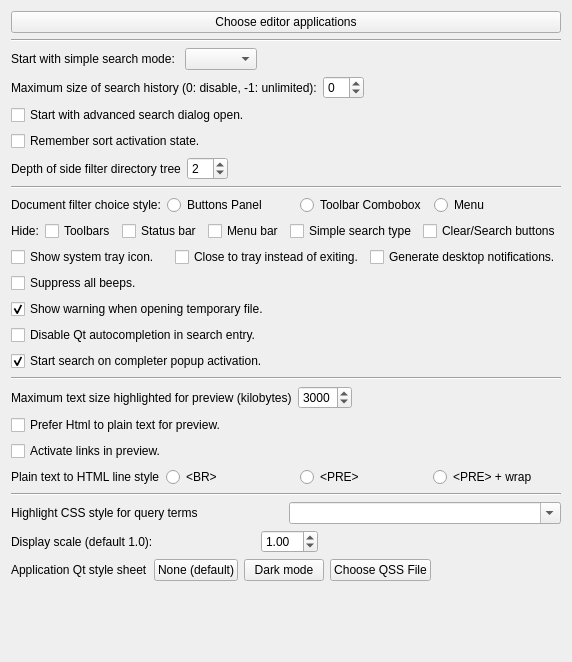
     <widget class="QWidget" name="tab_ui">
      <attribute name="title">
       <string>User interface</string>
      </attribute>
      <layout class="QVBoxLayout">
       <item>
        <widget class="QPushButton" name="viewActionPB">
         <property name="text">
          <string>Choose editor applications</string>
         </property>
        </widget>
       </item>
       <item>
        <widget class="Line" name="line1">
         <property name="orientation">
          <enum>Qt::Horizontal</enum>
         </property>
        </widget>
       </item>
       <item>
        <layout class="QHBoxLayout">
         <item>
          <widget class="QLabel" name="textLabelSST">
           <property name="text">
            <string>Start with simple search mode: </string>
           </property>
           <property name="wordWrap">
            <bool>false</bool>
           </property>
          </widget>
         </item>
         <item>
          <widget class="QComboBox" name="ssearchTypCMB"/>
         </item>
         <item>
          <spacer name="horizontalSpacer_12">
           <property name="orientation">
            <enum>Qt::Horizontal</enum>
           </property>
           <property name="sizeHint" stdset="0">
            <size>
             <width>40</width>
             <height>20</height>
            </size>
           </property>
          </spacer>
         </item>
        </layout>
       </item>
       <item>
        <layout class="QHBoxLayout" stretch="0,0,1">
         <item>
          <widget class="QLabel" name="hsLBL">
           <property name="sizePolicy">
            <sizepolicy hsizetype="Preferred" vsizetype="Preferred">
             <horstretch>1</horstretch>
             <verstretch>0</verstretch>
            </sizepolicy>
           </property>
           <property name="toolTip">
            <string>Limit the size of the search history. Use 0 to disable, -1 for unlimited.</string>
           </property>
           <property name="text">
            <string>Maximum size of search history (0: disable, -1: unlimited):</string>
           </property>
           <property name="wordWrap">
            <bool>false</bool>
           </property>
          </widget>
         </item>
         <item>
          <widget class="QSpinBox" name="maxHistSizeSB">
           <property name="minimum">
            <number>-1</number>
           </property>
           <property name="value">
            <number>0</number>
           </property>
          </widget>
         </item>
         <item>
          <spacer name="horizontalSpacer_5">
           <property name="orientation">
            <enum>Qt::Horizontal</enum>
           </property>
           <property name="sizeHint" stdset="0">
            <size>
             <width>40</width>
             <height>20</height>
            </size>
           </property>
          </spacer>
         </item>
        </layout>
       </item>
       <item>
        <widget class="QCheckBox" name="initStartAdvCB">
         <property name="text">
          <string>Start with advanced search dialog open.</string>
         </property>
         <property name="checked">
          <bool>false</bool>
         </property>
        </widget>
       </item>
       <item>
        <widget class="QCheckBox" name="keepSortCB">
         <property name="text">
          <string>Remember sort activation state.</string>
         </property>
         <property name="checked">
          <bool>false</bool>
         </property>
        </widget>
       </item>
       <item>
        <layout class="QHBoxLayout" stretch="0,0,2">
         <item>
          <widget class="QLabel" name="textLabel20">
           <property name="sizePolicy">
            <sizepolicy hsizetype="Preferred" vsizetype="Preferred">
             <horstretch>1</horstretch>
             <verstretch>0</verstretch>
            </sizepolicy>
           </property>
           <property name="text">
            <string>Depth of side filter directory tree</string>
           </property>
           <property name="wordWrap">
            <bool>false</bool>
           </property>
          </widget>
         </item>
         <item>
          <widget class="QSpinBox" name="idxTreeDepthSB">
           <property name="minimum">
            <number>0</number>
           </property>
           <property name="maximum">
            <number>99</number>
           </property>
           <property name="value">
            <number>2</number>
           </property>
          </widget>
         </item>
         <item>
          <spacer name="horizontalSpacer_20">
           <property name="orientation">
            <enum>Qt::Horizontal</enum>
           </property>
           <property name="sizeHint" stdset="0">
            <size>
             <width>40</width>
             <height>20</height>
            </size>
           </property>
          </spacer>
         </item>
        </layout>
       </item>
       <item>
        <widget class="Line" name="line2">
         <property name="orientation">
          <enum>Qt::Horizontal</enum>
         </property>
        </widget>
       </item>
       <item>
        <layout class="QHBoxLayout" name="horizontalLayout1">
         <item>
          <widget class="QLabel" name="label1">
           <property name="toolTip">
            <string>Decide if document filters are shown as radio buttons, toolbar combobox, or menu.</string>
           </property>
           <property name="text">
            <string>Document filter choice style:</string>
           </property>
          </widget>
         </item>
         <item>
          <widget class="QRadioButton" name="filterBT_RB">
           <property name="text">
            <string>Buttons Panel</string>
           </property>
           <attribute name="buttonGroup">
            <string notr="true">buttonGroup_2</string>
           </attribute>
          </widget>
         </item>
         <item>
          <widget class="QRadioButton" name="filterCMB_RB">
           <property name="text">
            <string>Toolbar Combobox</string>
           </property>
           <attribute name="buttonGroup">
            <string notr="true">buttonGroup_2</string>
           </attribute>
          </widget>
         </item>
         <item>
          <widget class="QRadioButton" name="filterMN_RB">
           <property name="text">
            <string>Menu</string>
           </property>
           <attribute name="buttonGroup">
            <string notr="true">buttonGroup_2</string>
           </attribute>
          </widget>
         </item>
        </layout>
       </item>
       <item>
        <layout class="QHBoxLayout">
         <item>
          <widget class="QLabel" name="labeltb">
           <property name="toolTip">
            <string>Hide some user interface elements.</string>
           </property>
           <property name="text">
            <string>Hide:</string>
           </property>
          </widget>
         </item>
         <item>
          <widget class="QCheckBox" name="noToolbarsCB">
           <property name="text">
            <string>Toolbars</string>
           </property>
           <property name="checked">
            <bool>false</bool>
           </property>
          </widget>
         </item>
         <item>
          <widget class="QCheckBox" name="noStatusBarCB">
           <property name="text">
            <string>Status bar</string>
           </property>
           <property name="checked">
            <bool>false</bool>
           </property>
          </widget>
         </item>
         <item>
          <widget class="QCheckBox" name="noMenuBarCB">
           <property name="toolTip">
            <string>Show button instead.</string>
           </property>
           <property name="text">
            <string>Menu bar</string>
           </property>
           <property name="checked">
            <bool>false</bool>
           </property>
          </widget>
         </item>
         <item>
          <widget class="QCheckBox" name="noSSTypCMBCB">
           <property name="toolTip">
            <string>Show choice in menu only.</string>
           </property>
           <property name="text">
            <string>Simple search type</string>
           </property>
           <property name="checked">
            <bool>false</bool>
           </property>
          </widget>
         </item>
         <item>
          <widget class="QCheckBox" name="noClearSearchCB">
           <property name="text">
            <string>Clear/Search buttons</string>
           </property>
           <property name="checked">
            <bool>false</bool>
           </property>
          </widget>
         </item>
        </layout>
       </item>
       <item>
        <layout class="QHBoxLayout">
         <item>
          <widget class="QCheckBox" name="showTrayIconCB">
           <property name="text">
            <string>Show system tray icon.</string>
           </property>
           <property name="checked">
            <bool>false</bool>
           </property>
          </widget>
         </item>
         <item>
          <widget class="QCheckBox" name="closeToTrayCB">
           <property name="text">
            <string>Close to tray instead of exiting.</string>
           </property>
           <property name="checked">
            <bool>false</bool>
           </property>
          </widget>
         </item>
         <item>
          <widget class="QCheckBox" name="trayMessagesCB">
           <property name="text">
            <string>Generate desktop notifications.</string>
           </property>
           <property name="checked">
            <bool>false</bool>
           </property>
          </widget>
         </item>
        </layout>
       </item>
       <item>
        <widget class="QCheckBox" name="noBeepsCB">
         <property name="text">
          <string>Suppress all beeps.</string>
         </property>
         <property name="checked">
          <bool>false</bool>
         </property>
        </widget>
       </item>
       <item>
        <widget class="QCheckBox" name="showTempFileWarningCB">
         <property name="text">
          <string>Show warning when opening temporary file.</string>
         </property>
         <property name="checked">
          <bool>true</bool>
         </property>
        </widget>
       </item>
       <item>
        <widget class="QCheckBox" name="ssNoCompleteCB">
         <property name="text">
          <string>Disable Qt autocompletion in search entry.</string>
         </property>
         <property name="checked">
          <bool>false</bool>
         </property>
        </widget>
       </item>
       <item>
        <widget class="QCheckBox" name="ssSearchOnCompleteCB">
         <property name="text">
          <string>Start search on completer popup activation.</string>
         </property>
         <property name="checked">
          <bool>true</bool>
         </property>
        </widget>
       </item>
       <item>
        <widget class="Line" name="line3">
         <property name="orientation">
          <enum>Qt::Horizontal</enum>
         </property>
        </widget>
       </item>
       <item>
        <layout class="QHBoxLayout" stretch="0,0,1">
         <item>
          <widget class="QLabel" name="textLabelHL">
           <property name="sizePolicy">
            <sizepolicy hsizetype="Preferred" vsizetype="Preferred">
             <horstretch>1</horstretch>
             <verstretch>0</verstretch>
            </sizepolicy>
           </property>
           <property name="toolTip">
            <string>Texts over this size will not be highlighted in preview (too slow).</string>
           </property>
           <property name="text">
            <string>Maximum text size highlighted for preview (kilobytes)</string>
           </property>
           <property name="wordWrap">
            <bool>false</bool>
           </property>
          </widget>
         </item>
         <item>
          <widget class="QSpinBox" name="maxHLTSB">
           <property name="minimum">
            <number>0</number>
           </property>
           <property name="maximum">
            <number>5000</number>
           </property>
           <property name="singleStep">
            <number>100</number>
           </property>
           <property name="value">
            <number>3000</number>
           </property>
          </widget>
         </item>
         <item>
          <spacer name="horizontalSpacer_4">
           <property name="orientation">
            <enum>Qt::Horizontal</enum>
           </property>
           <property name="sizeHint" stdset="0">
            <size>
             <width>40</width>
             <height>20</height>
            </size>
           </property>
          </spacer>
         </item>
        </layout>
       </item>
       <item>
        <widget class="QCheckBox" name="previewHtmlCB">
         <property name="text">
          <string>Prefer Html to plain text for preview.</string>
         </property>
         <property name="checked">
          <bool>false</bool>
         </property>
        </widget>
       </item>
       <item>
        <widget class="QCheckBox" name="previewActiveLinksCB">
         <property name="toolTip">
          <string>Make links inside the preview window clickable, and start an external browser when they are clicked.</string>
         </property>
         <property name="text">
          <string>Activate links in preview.</string>
         </property>
         <property name="checked">
          <bool>false</bool>
         </property>
        </widget>
       </item>
       <item>
        <layout class="QHBoxLayout" name="horizontalLayout_3">
         <item>
          <widget class="QLabel" name="label">
           <property name="toolTip">
            <string>Lines in PRE text are not folded. Using BR loses some indentation. PRE + Wrap style may be what you want.</string>
           </property>
           <property name="text">
            <string>Plain text to HTML line style</string>
           </property>
          </widget>
         </item>
         <item>
          <widget class="QRadioButton" name="plainBRRB">
           <property name="text">
            <string>&lt;BR&gt;</string>
           </property>
           <attribute name="buttonGroup">
            <string notr="true">buttonGroup</string>
           </attribute>
          </widget>
         </item>
         <item>
          <widget class="QRadioButton" name="plainPRERB">
           <property name="text">
            <string>&lt;PRE&gt;</string>
           </property>
           <attribute name="buttonGroup">
            <string notr="true">buttonGroup</string>
           </attribute>
          </widget>
         </item>
         <item>
          <widget class="QRadioButton" name="plainPREWRAPRB">
           <property name="text">
            <string>&lt;PRE&gt; + wrap</string>
           </property>
           <attribute name="buttonGroup">
            <string notr="true">buttonGroup</string>
           </attribute>
          </widget>
         </item>
        </layout>
       </item>
       <item>
        <widget class="Line" name="line4">
         <property name="orientation">
          <enum>Qt::Horizontal</enum>
         </property>
        </widget>
       </item>
       <item>
        <layout class="QHBoxLayout">
         <item>
          <widget class="QLabel" name="textLabelqtc">
           <property name="text">
            <string>Highlight CSS style for query terms</string>
           </property>
           <property name="wordWrap">
            <bool>false</bool>
           </property>
          </widget>
         </item>
         <item>
          <widget class="QComboBox" name="qtermStyleCMB">
           <property name="minimumSize">
            <size>
             <width>50</width>
             <height>0</height>
            </size>
           </property>
           <property name="toolTip">
            <string>Query terms highlighting in results. &lt;br&gt;Maybe try something like &quot;color:red;background:yellow&quot; for something more lively than the default blue...</string>
           </property>
           <property name="editable">
            <bool>true</bool>
           </property>
           <property name="insertPolicy">
            <enum>QComboBox::NoInsert</enum>
           </property>
          </widget>
         </item>
        </layout>
       </item>
         <item>
          <layout class="QHBoxLayout" stretch="0,0,1">
           <item>
            <widget class="QLabel" name="wuiscaleLBL">
             <property name="sizePolicy">
              <sizepolicy hsizetype="Preferred" vsizetype="Preferred">
               <horstretch>1</horstretch>
               <verstretch>0</verstretch>
              </sizepolicy>
             </property>
             <property name="toolTip">
              <string>Zoom factor for the user interface. Useful if the default is not right for your screen resolution.</string>
             </property>
             <property name="text">
              <string>Display scale (default 1.0):</string>
             </property>
             <property name="wordWrap">
              <bool>false</bool>
             </property>
            </widget>
           </item>
           <item>
            <widget class="QDoubleSpinBox" name="wholeuiscaleSB">
             <property name="singleStep">
              <double>0.100000000000000</double>
             </property>
             <property name="value">
              <double>1.000000000000000</double>
             </property>
            </widget>
           </item>
           <item>
            <spacer name="wholeuiscaleHSPC">
             <property name="orientation">
              <enum>Qt::Horizontal</enum>
             </property>
             <property name="sizeHint" stdset="0">
              <size>
               <width>40</width>
               <height>20</height>
              </size>
             </property>
            </spacer>
           </item>
          </layout>
         </item>
       <item>
        <layout class="QHBoxLayout">
         <item>
          <widget class="QLabel" name="tLSTL">
           <property name="text">
            <string>Application Qt style sheet</string>
           </property>
           <property name="wordWrap">
            <bool>false</bool>
           </property>
          </widget>
         </item>
         <item>
          <widget class="QPushButton" name="resetSSPB">
           <property name="toolTip">
            <string>Resets the style sheet to default</string>
           </property>
           <property name="text">
            <string>None (default)</string>
           </property>
          </widget>
         </item>
         <item>
          <widget class="QPushButton" name="darkSSPB">
           <property name="toolTip">
            <string>Uses the default dark mode style sheet</string>
           </property>
           <property name="text">
            <string>Dark mode</string>
           </property>
          </widget>
         </item>
         <item>
          <widget class="QPushButton" name="stylesheetPB">
           <property name="toolTip">
            <string>Opens a dialog to select the style sheet file.&lt;br&gt;Look at /usr/share/recoll/examples/recoll[-dark].qss for an example.</string>
           </property>
           <property name="text">
            <string>Choose QSS File</string>
           </property>
          </widget>
         </item>
         <item>
          <spacer name="horizontalSpacer_16">
           <property name="orientation">
            <enum>Qt::Horizontal</enum>
           </property>
           <property name="sizeHint" stdset="0">
            <size>
             <width>40</width>
             <height>20</height>
            </size>
           </property>
          </spacer>
         </item>
        </layout>
       </item>
       <item>
        <spacer name="spacer4">
         <property name="orientation">
          <enum>Qt::Vertical</enum>
         </property>
         <property name="sizeType">
          <enum>QSizePolicy::Expanding</enum>
         </property>
         <property name="sizeHint" stdset="0">
          <size>
           <width>20</width>
           <height>70</height>
          </size>
         </property>
        </spacer>
       </item>
      </layout>
     </widget>
